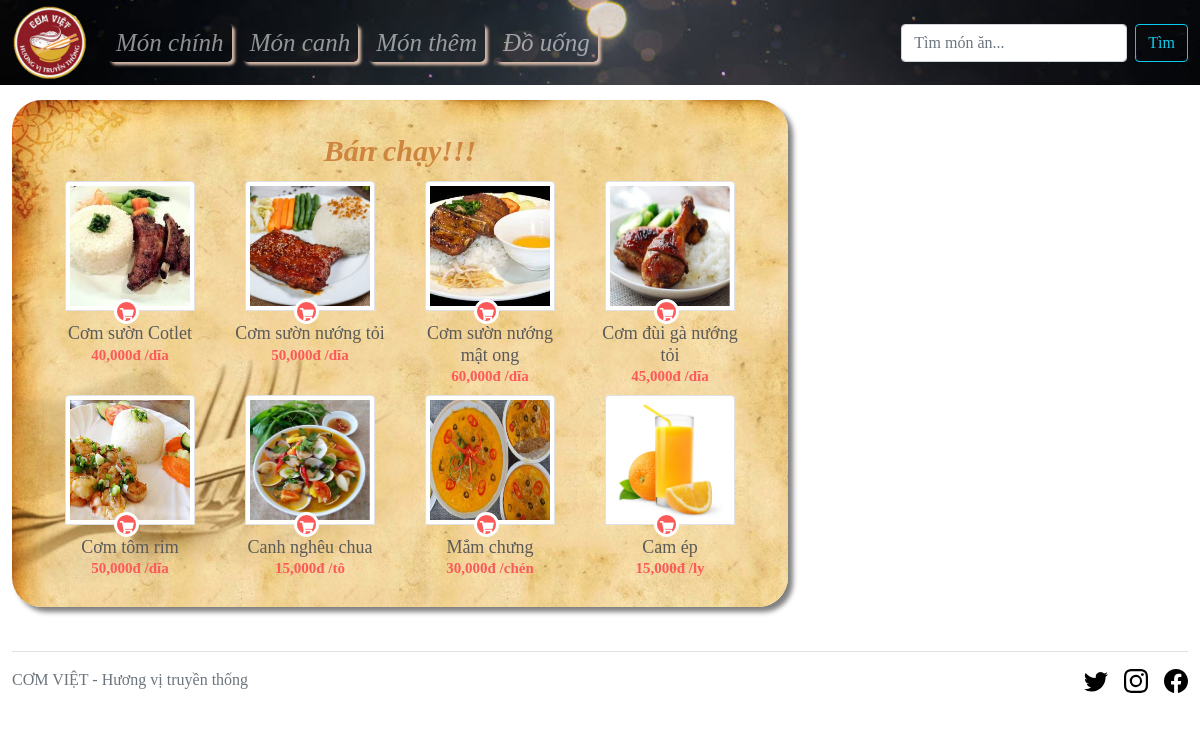
The page / on the database its author committed.
### tables this page shows
CREATE TABLE `loai_hang` (
  `id_loai` int(11) NOT NULL,
  `ten_loai` varchar(255) DEFAULT NULL
);

CREATE TABLE `menu` (
  `id_mon` int(11) NOT NULL,
  `id_loai` int(11) DEFAULT NULL,
  `ten_mon` varchar(255) DEFAULT NULL,
  `mo_ta` text DEFAULT NULL,
  `so_luong_con` int(11) DEFAULT NULL,
  `gia` int(11) DEFAULT NULL,
  `ban_chay` int(11) DEFAULT NULL,
  `hinh_anh` text DEFAULT NULL
);

### include/home.php (called while the page is built)
<?php
$sql_mon = mysqli_query($con,"SELECT * FROM menu WHERE ban_chay='1' ORDER BY id_mon ASC");
$title = 'Bán chạy!!!';
include('trangthai.php');?>

### include/menubar.php (the view, shortened to what this page needs)
<?php
	$sql_loaihang = mysqli_query($con,'SELECT * FROM loai_hang ORDER BY id_loai ASC');
?>
<nav class="navbar navbar-expand-md navbar-custom navbar-dark fixed-top ">
  	<div class="container-fluid">
    	<a class="navbar-brand" href="index.php"><img src="images/logo.png" alt="" class="logo" ></a>
		<div class="collapse navbar-collapse" id="navbarCollapse">
			<ul class="navbar-nav me-auto mb-2 mb-md-0">
				<?php while($row_danhmuc = mysqli_fetch_array($sql_loaihang)){ ?>
				<li class="nav-item">
					<a class="nav-link text-center" aria-current="page" href="?quanly=danhmuc&id_loai=<?php echo $row_danhmuc['id_loai'] ?>">
						<?php echo $row_danhmuc['ten_loai'] ?>
					</a>
				</li>
				<?php } ?>
			</ul>
			<form class="d-flex" action="index.php?quanly=timkiem" method="POST">
				<input class="form-control me-2" name="tu_khoa" type="search" placeholder="Tìm món ăn..." aria-label="Search">
				<button class="btn btn-outline-info" name="tim_kiem" type="submit">Tìm</button>
			</form>
		</div>
  	</div>
</nav>

### index.php (shortened to what this page needs)
<?php
	include_once('db/connect.php');
 ?>
<!DOCTYPE html>
<html lang="vn">
<head>
	<link href="bootstrap-5.0.2-dist/css/bootstrap.min.css" rel="stylesheet"/>
	<link href="css/style.css" rel="stylesheet" type="text/css" media="all" />
	<link rel="stylesheet" type="text/css" href="fontawesome-free-5.15.4/css/all.css">
</head>
<body>
	<?php
	include('include/menubar.php');
	if(isset($_GET['quanly'])){
		$tam = $_GET['quanly'];
	}else{
		$tam = '';
	}
	if($tam=='danhmuc'){
		include('include/danhmuc.php');
	}elseif ($tam=='timkiem') {
		include('include/timkiem.php');
	}else{
		include('include/home.php');
	}
	include('include/footer.php');
	?>
</body>
</html>

### include/trangthai.php (shortened to what this page needs)
<?php
if(isset($_SESSION['hoan_tat'])){ ?>
	<div class="container-fluid">
		<div class="row ">
			<div class="col-md-8"><?php include('menu.php');?></div>
			<div class="col-md-4"><?php include('hoantat.php');?></div>
		</div>
	</div>
<?php }	else {?>
	<div class="container-fluid">
		<div class="row ">
			<div class="col-md-8"><?php include('menu.php');?></div>
			<div class="col-md-4" id="gio_hang"></div>
		</div>
	</div>
<?php } ?>

### include/menu.php
<div class="menu">
    <div class="title-menu text-center mb-2 mt-2"><?php echo $title ?></div>
    <div class="row product-list d-flex justify-content-center">
        <?php
        while($row_mon = mysqli_fetch_array($sql_mon)){
        ?>
        <div class="col-auto menu-col ">
            <div class="pro-img-box text-center">
                <img src="uploads/<?php echo $row_mon['hinh_anh'] ?>" alt="" class="img-thumbnail"  >
                <?php if (empty($_SESSION['hoan_tat'])&&empty($_SESSION['thanh_toan'])&&empty($_SESSION['feedback'])&&$row_mon['so_luong_con']>0){?>
                <a href="#" class="adtocart " id="them_mon" id_mon=<?php echo $row_mon['id_mon']?>>
                    <i class="fa fa-shopping-cart effect_icon"></i>
                </a> <?php ;}?>
            </div>
            <div class="text-center">
                <h4 class="pro-title"> <?php echo $row_mon['ten_mon'] ?> </h4>
                <?php if ($row_mon['so_luong_con']>0) {?>
                    <p class="price"><?php echo number_format($row_mon['gia']).'đ /'.$row_mon['mo_ta'] ?></p>
                <?php }else {?>
                    <p class="price">Tạm hết</p> <?php }?>
            </div>
        </div>
        <?php
        }
        ?>
    </div>
</div>

### include/footer.php (shortened to what this page needs)
<div class="container-fluid">
  <footer class="d-flex flex-wrap justify-content-between align-items-center py-3 my-4 border-top" >
    <div class="col-md-4 d-flex align-items-center">
      <span class="text-muted">CƠM VIỆT - Hương vị truyền thống</span>
    </div>
    <ul class="nav col-md-4 justify-content-end list-unstyled d-flex">
      <li class="ms-3"><a class="text-muted" href="#"><svg class="bi" width="24" height="24"><use xlink:href="#twitter"/></svg></a></li>
      <li class="ms-3"><a class="text-muted" href="#"><svg class="bi" width="24" height="24"><use xlink:href="#instagram"/></svg></a></li>
      <li class="ms-3"><a class="text-muted" href="#"><svg class="bi" width="24" height="24"><use xlink:href="#facebook"/></svg></a></li>
    </ul>
  </footer>
</div>

### css/style.css (style rules this page uses)
body { padding-top: 100px; font-family: 'Brush Script MT'; font-weight: 500; }
.logo { padding: 0; width: 75px; }
.navbar-custom { color: #FFFFFF; background-image: url("../images/background_bar.jpg"); background-size:cover; padding: 0px; }
.nav-link { font-size: 25px; color: rgb(215,186,168); border: 3px rgb(215,186,168); border-radius: 5px 5px; box-shadow: 3px 3px 3px rgb(215,186,168); font-style: italic; padding: 0.5px; margin: 5px; font-weight: 400; }
.menu { background-image: url("../images/backgorund_menu.jpg"); background-size:cover; padding: 20px; border-radius: 30px 30px; box-shadow: 5px 5px 5px grey; margin-bottom: 20px; }
.menu-col { width: 180px; }
.title-menu { font-style: oblique; font-weight: bold; color:peru; font-size: 30px; }
.effect_icon { cursor:pointer; }
.product-list img { width: 100%; border-radius: 4px 4px 0 0; -webkit-border-radius: 4px 4px 0 0; }
.product-list .pro-img-box { position: relative; }
.product-list .pro-img-box img { width: 130px; height: 130px; }
.product-list .price { color:#fc5959 ; font-size: 15px; line-height:30%; font-weight:bold; }
.pro-title { color: #5A5A5A; margin-top: 12px; font-size: 18px; }
.adtocart { background: #fc5959; width: 25px; height: 25px; border-radius: 50%; -webkit-border-radius: 50%; color: #fff; display: inline-block; text-align: center; border: 3px solid #fff; left:40%; bottom: -12.5px; position: absolute; }
.adtocart i { color: #fff; font-size: 12.5px; line-height: 21px; }

### rows shown on the page
loai_hang: ten_loai "Món chính"
loai_hang: ten_loai "Món canh"
loai_hang: ten_loai "Món thêm"
loai_hang: ten_loai "Đồ uống"
menu: hinh_anh (picture), ten_mon "Cơm sườn Cotlet", gia "40,000", mo_ta "dĩa"
menu: hinh_anh (picture), ten_mon "Cơm sườn nướng tỏi", gia "50,000", mo_ta "dĩa"
menu: hinh_anh (picture), ten_mon "Cơm sườn nướng mật ong", gia "60,000", mo_ta "dĩa"
menu: hinh_anh (picture), ten_mon "Cơm đùi gà nướng tỏi", gia "45,000", mo_ta "dĩa"
menu: hinh_anh (picture), ten_mon "Cơm tôm rim", gia "50,000", mo_ta "dĩa"
menu: hinh_anh (picture), ten_mon "Canh nghêu chua", gia "15,000", mo_ta "tô"
menu: hinh_anh (picture), ten_mon "Mắm chưng", gia "30,000", mo_ta "chén"
menu: hinh_anh (picture), ten_mon "Cam ép", gia "15,000", mo_ta "ly"

### other values the page prints
$title "Bán chạy!!!"
